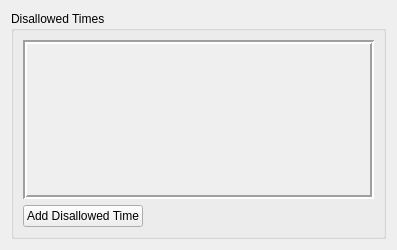
<?xml version="1.0" encoding="UTF-8"?>
<ui version="4.0">
 <class>TimingConstraintEditor</class>
 <widget class="QWidget" name="TimingConstraintEditor">
  <property name="geometry">
   <rect>
    <x>0</x>
    <y>0</y>
    <width>397</width>
    <height>250</height>
   </rect>
  </property>
  <property name="windowTitle">
   <string>Timing Constraints</string>
  </property>
  <property name="windowIcon">
   <iconset resource="../../resources.qrc">
    <normaloff>:/icons/16x16/gui/images/16x16/actions/run.png</normaloff>:/icons/16x16/gui/images/16x16/actions/run.png</iconset>
  </property>
  <layout class="QVBoxLayout" name="verticalLayout_2">
   <item>
    <widget class="QGroupBox" name="groupBox">
     <property name="title">
      <string>Disallowed Times</string>
     </property>
     <layout class="QVBoxLayout" name="verticalLayout_3">
      <item>
       <widget class="QScrollArea" name="scrollArea">
        <property name="frameShape">
         <enum>QFrame::Box</enum>
        </property>
        <property name="frameShadow">
         <enum>QFrame::Sunken</enum>
        </property>
        <property name="lineWidth">
         <number>2</number>
        </property>
        <property name="widgetResizable">
         <bool>true</bool>
        </property>
        <widget class="QWidget" name="scrollAreaWidgetContents">
         <property name="geometry">
          <rect>
           <x>0</x>
           <y>0</y>
           <width>355</width>
           <height>163</height>
          </rect>
         </property>
         <layout class="QVBoxLayout" name="verticalLayout">
          <item>
           <layout class="QVBoxLayout" name="rowLayout"/>
          </item>
          <item>
           <spacer name="verticalSpacer">
            <property name="orientation">
             <enum>Qt::Vertical</enum>
            </property>
            <property name="sizeHint" stdset="0">
             <size>
              <width>20</width>
              <height>40</height>
             </size>
            </property>
           </spacer>
          </item>
         </layout>
        </widget>
       </widget>
      </item>
      <item>
       <layout class="QHBoxLayout" name="horizontalLayout_2">
        <item>
         <widget class="QPushButton" name="addTimingConstraintButton_2">
          <property name="text">
           <string>Add Disallowed Time</string>
          </property>
          <property name="icon">
           <iconset resource="../../resources.qrc">
            <normaloff>:/icons/16x16/gui/images/16x16/actions/edit_add.png</normaloff>:/icons/16x16/gui/images/16x16/actions/edit_add.png</iconset>
          </property>
         </widget>
        </item>
        <item>
         <spacer name="horizontalSpacer">
          <property name="orientation">
           <enum>Qt::Horizontal</enum>
          </property>
          <property name="sizeHint" stdset="0">
           <size>
            <width>40</width>
            <height>20</height>
           </size>
          </property>
         </spacer>
        </item>
       </layout>
      </item>
     </layout>
    </widget>
   </item>
  </layout>
 </widget>
 <resources>
  <include location="../../resources.qrc"/>
 </resources>
 <connections/>
</ui>
